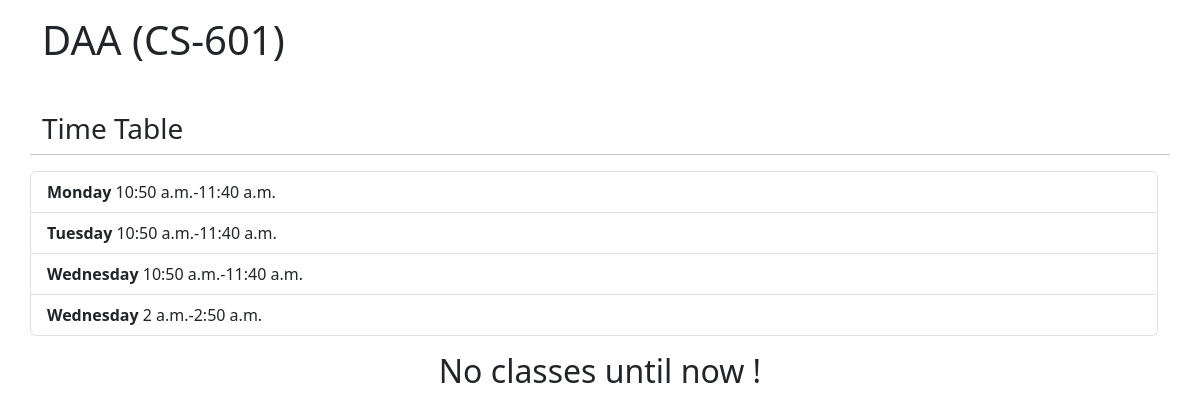
/report/5, run on an earlier commit of the app's database.
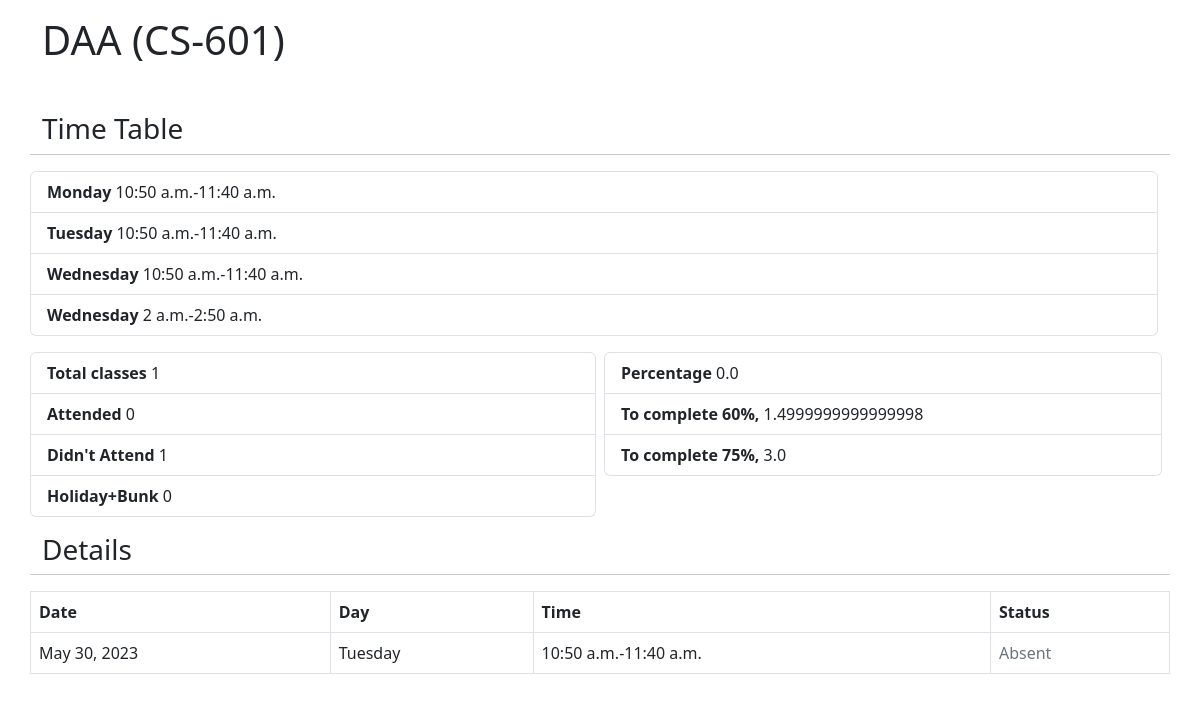
And on a later commit of the database.
### app/models.py (models this page shows, shortened)
class Timetable(models.Model):
    id=models.AutoField(primary_key=True)
    sid=models.ForeignKey(Subject, on_delete=models.CASCADE,null=True)
    day = models.ForeignKey(Day,on_delete=models.CASCADE,null=True)
    time_slot = models.ForeignKey(TimeSlot, on_delete=models.CASCADE,null=True)

class Day(models.Model):
    id=models.AutoField(primary_key=True)
    name = models.CharField(max_length=20)

class TimeSlot(models.Model):
    id=models.AutoField(primary_key=True)
    start_time = models.TimeField()
    duration = models.DurationField()
    @property
    def end_time(self):
        end = datetime.datetime.combine(datetime.date.today(), self.start_time) + self.duration
        return end.time()

class Attendance(models.Model):
    id=models.AutoField(primary_key=True)
    date=models.DateField(default=datetime.date.today)
    roll=models.ForeignKey(Student, on_delete=models.CASCADE,null=True)
    timetable=models.ForeignKey(Timetable, on_delete=models.CASCADE,null=True)
    status=models.ForeignKey("Status", on_delete=models.CASCADE,null=True)

### app/views.py (the view)
# urls.py: path("report/<subject_id>", views.report, name="attendance"),
def report(request, subject_id):
    subject = Subject.objects.get(id=subject_id)
    time_table = Timetable.objects.filter(sid_id=subject_id).all()
    attendances = Attendance.objects.filter(timetable__in=time_table).all()
    total=0
    present=0
    absent=0
    holiday=0
    percentage = 0
    to_75 = 0
    to_60 = 0
    for a in attendances:
        total+=1
        if a.status_id==1:
            present+=1
        elif a.status_id==2:
            absent+=1
        elif a.status_id==3:
            holiday+=1
    if total>0:
        percentage = (present/total)*100
        percentage = round(percentage, 2)
        to_75 = (0.75*total - present)/0.25
        to_60 = (0.60*total - present)/0.40
    context = {"attendances" : attendances,"subject":subject, "time_table":time_table, "to_75": to_75, "to_60": to_60, "total": total, "present": present, "absent": absent, "holiday": holiday, "percentage": percentage}
    return render(request, "report.html", context=context)

### app/templates/report.html (shortened to what this page needs)
{% extends "base.html" %}
{% block body %}
<div class="container mt-3">
    <h1>{{subject.name}} ({{subject.subject_code}})</h1>
    <div class="row mt-5">
        <h3>Time Table</h3>
        <hr>
        <ul class="list-group">
            {% for tt in time_table %}
            <li class="list-group-item">
                <span class="fw-bold">{{tt.day.name}}</span> {{tt.time_slot.start_time}}-{{tt.time_slot.end_time}}
            </li>
            {% endfor %}
    </div>
    {% if total > 0 %}
    <div class="row mt-3">
        <div class="col-6 p-0 pe-1">
            <ul class="list-group">
                <li class="list-group-item">
                    <span class="fw-bold">Total classes</span> {{total}}
                </li>
                <li class="list-group-item">
                    <span class="fw-bold">Attended</span> {{present}}
                </li>
                <li class="list-group-item">
                    <span class="fw-bold">Didn't Attend</span> {{absent}}
                </li>
                <li class="list-group-item">
                    <span class="fw-bold">Holiday+Bunk</span> {{holiday}}
                </li>
            </ul>
        </div>
        <div class="col-6 p-0 ps-1 pe-2">
            <ul class="list-group">
                <li class="list-group-item">
                    <span class="fw-bold">Percentage</span> {{percentage}}
                </li>
                <li class="list-group-item">
                    <span class="fw-bold">To complete 60%, </span> {{to_60}}
                </li>
                <li class="list-group-item">
                    <span class="fw-bold">To complete 75%, </span> {{to_75}}
                </li>
            </ul>
        </div>
    </div>
    <div class="row mt-3">
        <h3>Details</h3>
        <hr>
        <table class="table table-bordered">
            <thead>
                <tr>
                    <th>Date</th>
                    <th>Day</th>
                    <th>Time</th>
                    <th>Status</th>
                </tr>
            </thead>
            <tbody>
                {% for a in attendances %}
                <tr>
                    <td>
                        {{a.date}}
                    </td>
                    <td>
                        {{a.timetable.day.name}}
                    </td>
                    <td>
                        {{a.timetable.time_slot.start_time}}-{{a.timetable.time_slot.end_time}}
                    </td>
                    <td>
                        {% if a.status_id == 1 %}
                        <span class="text-success">Present</span>
                        {% elif a.status_id == 2 %}
                        <span class="text-secondary">Absent</span>
                        {% elif a.status_id == 3 %}
                        <span class="text-danger">Holiday</span>
                        {% endif %}
                    </td>
                </tr>
                {% endfor %}
            </tbody>
        </table>
    </div>
    {% else %}
    <h2 class=" mt-3 text-center">No classes until now !</h2>
    {% endif %}
</div>
{% endblock %}

What changed in the data, as far as the page shows it:
added Attendance: date "May 30, 2023", timetable.day.name "Tuesday", timetable.time_slot.start_time "10:50 a.m.", timetable.time_slot.end_time "11:40 a.m.", shows "Absent"
Also different on the page:
{{ total }}: (not shown) → "1"
{{ present }}: (not shown) → "0"
{{ absent }}: (not shown) → "1"
{{ holiday }}: (not shown) → "0"
{{ percentage }}: (not shown) → "0.0"
{{ to_60 }}: (not shown) → "1.4999999999999998"
{{ to_75 }}: (not shown) → "3.0"
text no longer shown: "No classes until now !"
text now shown: "Total classes Attended Didn't Attend Holiday+Bunk Percentage To complete 60%, To complete 75%, Details Date Day Time Status"
